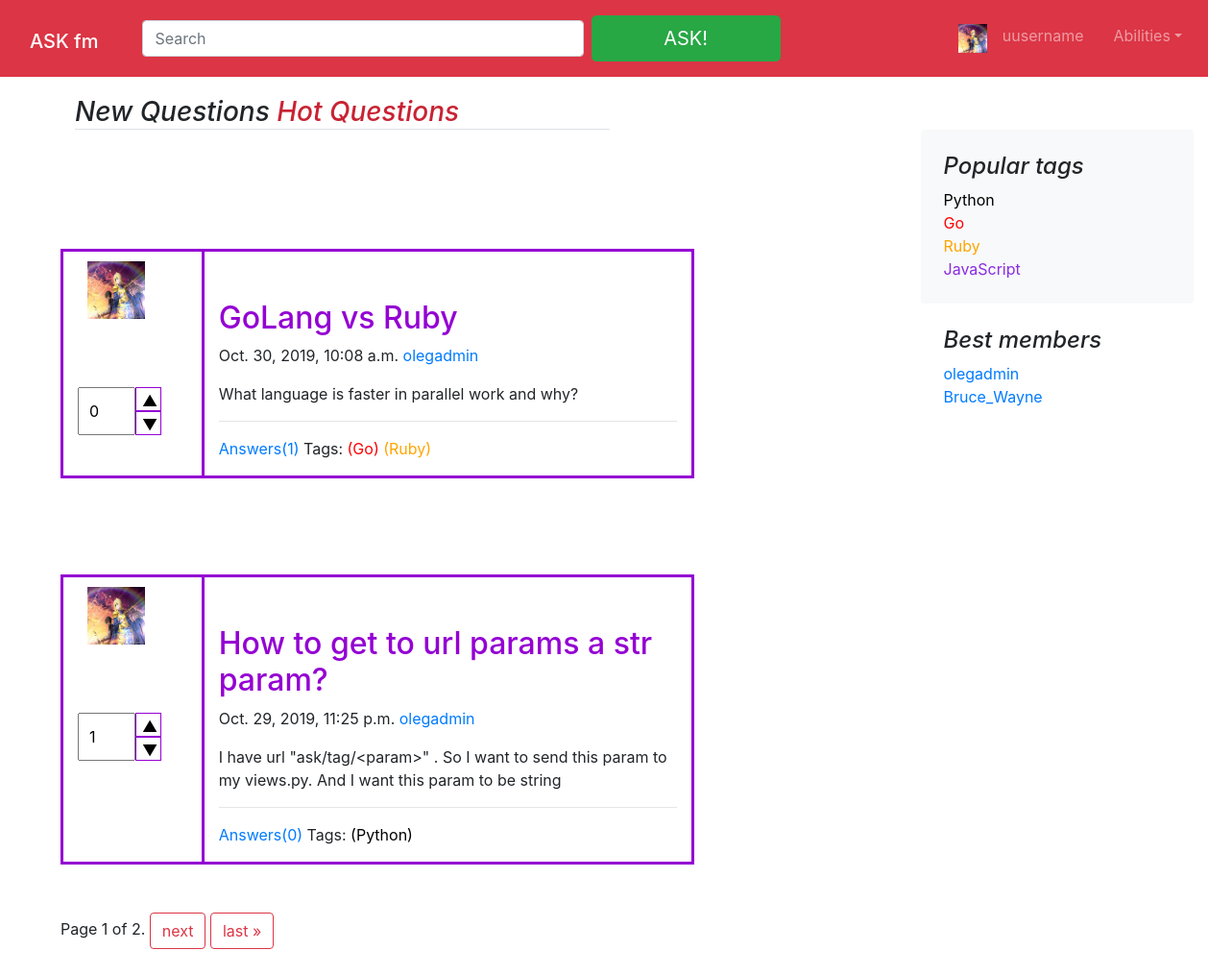
The page / on the database its author committed.
### ask/models.py (models this page shows, shortened)
class Tag(models.Model):
    name = models.CharField(max_length=15)
    color = models.CharField(max_length=15)
    object1 = TagManager
    class Meta:
        verbose_name = 'Тег'
        verbose_name_plural = 'Теги'

class Question(models.Model):
    title = models.CharField(max_length=255)
    text = models.TextField()
    author = models.ForeignKey(
        User, on_delete=models.SET_NULL, null=True, blank=True)
    pub_date = models.DateTimeField('date published')
    rating = models.IntegerField(default=0)
    tags = models.ManyToManyField(Tag)
    object1 = QuestionManager
    class Meta:
        verbose_name = 'Вопрос'
        verbose_name_plural = 'Вопросы'

### ask/views.py (the view)
# urls.py: url(r'^$', views.index, name='index'),
def index(request):
    q = Question.object1.besters()
    t = Tag.object1.besters()
    paginator = Paginator(q, 2)  # Show 2 contacts per page
    page = request.GET.get('page')
    question_list = paginator.get_page(page)
    return render(
        request,
        'ask/index.html', {
            'question_list': question_list,
            'tags': t,
            'users':User.objects.all()
        }
    )

### ask/models.py (called while the page is built)
    def besters():
        return Tag.objects.order_by('id')

    def besters():
        return Question.objects.order_by('-pub_date')

### ask/templates/ask/index.html (shortened to what this page needs)
{% extends './base.html' %}
{% block content %}
  <main role="main" class="container-fluid m-5">
  <div class="row">
    <div class="col-md-8 col-sm-8 blog-main">
      <h3 class="mb-4 font-italic border-bottom">
        New Questions
      <a style="color: #c82333" href="#">Hot Questions</a>
      </h3>
    </div>
{% for question in question_list %}
    <div class="container-fluid" style="margin-top: 0px">
      <div class="row">
        <div class="col col-2" style="border: 3px solid;border-color:darkviolet ;border-right: none">
         <a class="blog-post" href="#"><img src="/static/img/fffzRA7cwYA.jpg" width="60" height="60" style="margin: 10px"></a><br>
           <div class="btn-group" style="margin-top: 10%">
              <div><input class="inputer" style="width: 60px" type="number" id={{question.id}} value={{question.rating}}></div>
          <div class="btn-group-vertical" style="margin-right: 50px">
             <button onmouseover="this.style.backgroundColor='green'"; onmouseout="this.style.backgroundColor='white'" ;
                    style="height: 25px; width: 90%;" onclick="myFunction1({{question.id}})">▲</button>
            <button onmouseover="this.style.backgroundColor='red'"; onmouseout="this.style.backgroundColor='white'" ;
                    style="height: 25px; width: 90%;" onclick="myFunction2({{question.id}})">▼</button>
          </div>
        </div>
        </div>
        <div class="col col-7" style="border: 3px solid;border-color:darkviolet">
        <div class="blog-post">
        <h2><a style="color: darkviolet" href="{% url 'ask:question' question.id %}">{{question.title}}</a></h2>
        <p class="blog-post-meta">{{question.pub_date}}
          <a href="{% url 'ask:settings' %}">{{question.author}}</a>
        </p>
            {{question.text}}
          <hr>
            <p> <a href="{% url 'ask:question' question.id %}">Answers({{question.answer_set.count}})</a> Tags:
                {% for tag in question.tags.all%}
                <a href="{% url 'ask:tag' tag.name %}" style="color: {{tag.color}} ">({{tag.name}})</a>
            {% endfor%}
            </p>
      </div>
</div>
        </div>
 </div>
{% endfor %}
{% include "paginator.html" %}
  </div>
  </main>
{% endblock %}

### ask/templates/ask/base.html (shortened to what this page needs)
{% load static %}
<!doctype html>
<html lang="en">
  <head>
    <link rel="stylesheet" href="{% static 'css/bootstrap.min.css' %}">
  </head>
  <body>
  <nav class="navbar navbar-expand-lg fixed-top navbar-dark bg-danger" style="margin-bottom: 1%">
    <h1><a class="navbar-brand col-3 col-sm-4 col-md-10" href="{% url 'ask:index' %}">ASK fm</a></h1>
    <form class="form-inline col-5 col-sm-5 col-md-5 col-lg-8 mr-sm-4 my-4 my-lg-2">
      <input class="form-control col-6 col-sm-5 col-md-7 mr-sm-2" type="text" placeholder="Search" aria-label="Search">
      <button class="btn btn-success btn-lg col-6 col-sm-5 col-md-3" href="{% url 'ask:ask' %}" type="submit">
        <a style="color: white" href="{% url 'ask:ask' %}">ASK!</a>
      </button>
    </form>
  <div class="col-3 col-sm-3 navbar-collapse offcanvas-collapse" id="navbarsExampleDefault">
    <ul class="navbar-nav mr-auto col-5">
      <li class="nav-item">
        <a class="nav-link" href="#"><img src="/static/img/fffzRA7cwYA.jpg" width="30" height="30"></a>
      </li>
      {% if user.is_authenticated %}
      <li class="nav-item">
        <a class="nav-link col-sm-4"  href="{% url 'ask:settings' %}">{{user.username}}</a>
      </li>
      {% else %}
      <li class="nav-item">
        <a class="nav-link col-sm-4"  href="#">uusername</a>
      </li>
  {% endif%}
      <li class="nav-item dropdown col-sm-4 ">
        <a class="nav-link dropdown-toggle" href="#" id="dropdown01" data-toggle="dropdown" aria-haspopup="true" aria-expanded="false">
          Abilities</a>
      </li>
    </ul>
  </div>
</nav>
  <div class="col-3 blog-sidebar float-right" style="margin-top: 85px;min-height: 500px">
      <div class="p-4 mb-8 bg-light rounded">
        <h4 class="font-italic">Popular tags</h4>
        {% for tag in tags %}
        <a href="{% url 'ask:tag' tag.name %}" ><p class="mb-0" style="color: {{tag.color}}"> {{tag.name}}</p></a>
        {% endfor %}
      </div>
    <div>
      <div class="p-4">
        <h4 class="font-italic">Best members</h4>
        <ol class="list-unstyled mb-0">
          {% for user in users%}
          <li><a href="{% url 'ask:settings' %}">{{user.username}}</a></li>
          {%endfor%}
        </ol>
      </div>
    </div>
    </div>
{% block content %}
{% endblock %}
  </body>
</html>

### ask/templates/ask/base.html (style rules this page uses)
.btn-group input { padding: 10px 10px; height: 50px; width: 60px; }
.btn-group button { background-color: white; border: 1px solid darkviolet; color: black; cursor: pointer; }
.btn-group button:after { content: ""; clear: both; display: table; }
.btn-group:after { content: ""; clear: both; display: table; }
main div { margin-top: 50px; }

### rows shown on the page
Tag: name "Python"
Tag: name "Go"
Tag: name "Ruby"
Tag: name "JavaScript"
Question: rating "0", title "GoLang vs Ruby", pub_date "Oct. 30, 2019, 10:08 a.m.", author "olegadmin", text "What language is faster in parallel work and why?", answer_set.count "1"
Question: rating "1", title "How to get to url params a str param?", pub_date "Oct. 29, 2019, 11:25 p.m.", author "olegadmin", text "I have url \"ask/tag/<param>\" . So I want to send this param to my views.py. And I want this param to be string", answer_set.count "0"

### other values the page prints
{{ user.username }} "olegadmin"
{{ user.username }} "Bruce_Wayne"
{{ question_list.number }} "1"
{{ question_list.paginator.num_pages }} "2"
